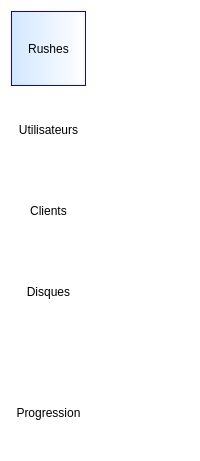
         <widget class="QFrame" name="frame">
          <property name="styleSheet">
           <string notr="true">QFrame{
Background-color: transparent;
}
QToolButton{
border:none;
}

QToolButton:hover{

border: 1px solid rgb(193, 213, 255);
background-color:qlineargradient(spread:pad, x1:0, y1:0, x2:1, y2:0, stop:0 rgba(237, 237, 237, 255), stop:1 rgba(255, 255, 255, 255));
}
QToolButton:checked,QToolButton:pressed{
border: 1px solid blue;
background-color:qlineargradient(spread:pad, x1:0, y1:0, x2:1, y2:0, stop:0 rgba(211, 231, 255, 255), stop:1 rgba(255, 255, 255, 255));
}</string>
          </property>
          <property name="frameShape">
           <enum>QFrame::NoFrame</enum>
          </property>
          <property name="lineWidth">
           <number>0</number>
          </property>
          <layout class="QVBoxLayout" name="verticalLayout_10">
           <item>
            <widget class="QToolButton" name="b_rushes">
             <property name="minimumSize">
              <size>
               <width>75</width>
               <height>75</height>
              </size>
             </property>
             <property name="baseSize">
              <size>
               <width>0</width>
               <height>200</height>
              </size>
             </property>
             <property name="text">
              <string>Rushes</string>
             </property>
             <property name="icon">
              <iconset resource="rc.qrc">
               <normaloff>:/root/images/ic_dvr_black_36dp.png</normaloff>:/root/images/ic_dvr_black_36dp.png</iconset>
             </property>
             <property name="iconSize">
              <size>
               <width>50</width>
               <height>50</height>
              </size>
             </property>
             <property name="checkable">
              <bool>true</bool>
             </property>
             <property name="checked">
              <bool>true</bool>
             </property>
             <property name="autoRepeat">
              <bool>false</bool>
             </property>
             <property name="autoExclusive">
              <bool>true</bool>
             </property>
             <property name="popupMode">
              <enum>QToolButton::DelayedPopup</enum>
             </property>
             <property name="toolButtonStyle">
              <enum>Qt::ToolButtonTextUnderIcon</enum>
             </property>
             <property name="autoRaise">
              <bool>false</bool>
             </property>
             <property name="arrowType">
              <enum>Qt::NoArrow</enum>
             </property>
            </widget>
           </item>
           <item>
            <widget class="QToolButton" name="b_users">
             <property name="minimumSize">
              <size>
               <width>75</width>
               <height>75</height>
              </size>
             </property>
             <property name="text">
              <string>Utilisateurs</string>
             </property>
             <property name="icon">
              <iconset resource="rc.qrc">
               <normaloff>:/root/images/ic_people_black_36dp.png</normaloff>:/root/images/ic_people_black_36dp.png</iconset>
             </property>
             <property name="iconSize">
              <size>
               <width>50</width>
               <height>50</height>
              </size>
             </property>
             <property name="checkable">
              <bool>true</bool>
             </property>
             <property name="autoExclusive">
              <bool>true</bool>
             </property>
             <property name="toolButtonStyle">
              <enum>Qt::ToolButtonTextUnderIcon</enum>
             </property>
            </widget>
           </item>
           <item>
            <widget class="QToolButton" name="b_clients">
             <property name="minimumSize">
              <size>
               <width>75</width>
               <height>75</height>
              </size>
             </property>
             <property name="text">
              <string>Clients</string>
             </property>
             <property name="icon">
              <iconset resource="rc.qrc">
               <normaloff>:/root/images/ic_people_black_36dp (1).png</normaloff>:/root/images/ic_people_black_36dp (1).png</iconset>
             </property>
             <property name="iconSize">
              <size>
               <width>50</width>
               <height>50</height>
              </size>
             </property>
             <property name="checkable">
              <bool>true</bool>
             </property>
             <property name="autoExclusive">
              <bool>true</bool>
             </property>
             <property name="toolButtonStyle">
              <enum>Qt::ToolButtonTextUnderIcon</enum>
             </property>
            </widget>
           </item>
           <item>
            <widget class="QToolButton" name="b_drives">
             <property name="minimumSize">
              <size>
               <width>75</width>
               <height>75</height>
              </size>
             </property>
             <property name="text">
              <string>Disques</string>
             </property>
             <property name="icon">
              <iconset resource="rc.qrc">
               <normaloff>:/root/images/ic_storage_black_48dp.png</normaloff>:/root/images/ic_storage_black_48dp.png</iconset>
             </property>
             <property name="iconSize">
              <size>
               <width>50</width>
               <height>50</height>
              </size>
             </property>
             <property name="checkable">
              <bool>true</bool>
             </property>
             <property name="autoExclusive">
              <bool>true</bool>
             </property>
             <property name="toolButtonStyle">
              <enum>Qt::ToolButtonTextUnderIcon</enum>
             </property>
            </widget>
           </item>
           <item>
            <spacer name="verticalSpacer_4">
             <property name="orientation">
              <enum>Qt::Vertical</enum>
             </property>
             <property name="sizeHint" stdset="0">
              <size>
               <width>20</width>
               <height>40</height>
              </size>
             </property>
            </spacer>
           </item>
           <item>
            <widget class="QToolButton" name="b_progress">
             <property name="minimumSize">
              <size>
               <width>75</width>
               <height>75</height>
              </size>
             </property>
             <property name="text">
              <string>Progression</string>
             </property>
             <property name="icon">
              <iconset resource="rc.qrc">
               <normaloff>:/root/images/ic_refresh_black_24dp (1).png</normaloff>:/root/images/ic_refresh_black_24dp (1).png</iconset>
             </property>
             <property name="iconSize">
              <size>
               <width>50</width>
               <height>50</height>
              </size>
             </property>
             <property name="checkable">
              <bool>true</bool>
             </property>
             <property name="autoExclusive">
              <bool>true</bool>
             </property>
             <property name="toolButtonStyle">
              <enum>Qt::ToolButtonTextUnderIcon</enum>
             </property>
            </widget>
           </item>
          </layout>
         </widget>
